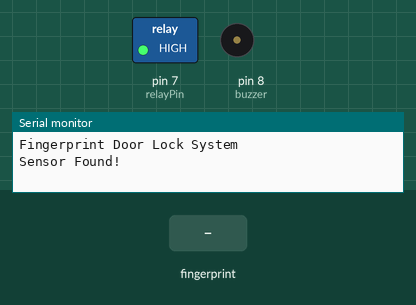
Bench run of a sketch on a simulated Arduino Uno, built with avr-gcc and run on an emulated ATmega328P. On the bench: switched loads named in the sketch (green lamp = pin HIGH), buzzer (waves = sounding, pin HIGH), the last lines printed to the serial monitor. Inputs (shaded band) come from the test bench.

Above: at 2.2 s.
2.3 s: finger stored as number 1 placed on the sensor
At 4.0 s:
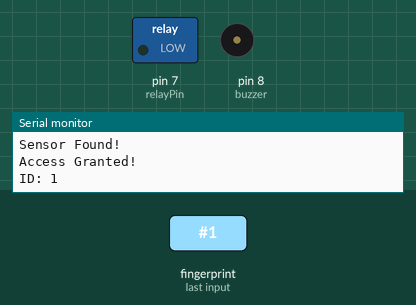
Timing chart, 0 to 9.2 s (numbered marks = the images above; inputs shaded):
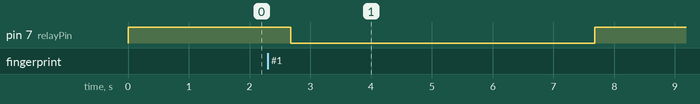

Measured:
- after the input at 2.3 s, pin 7 (relayPin): HIGH → LOW after 0.38 s, → HIGH 5.0 s later

The sketch:

Fingerprint.ino
```cpp
#include <Adafruit_Fingerprint.h>
#include <SoftwareSerial.h>

SoftwareSerial mySerial(2, 3); // RX, TX

Adafruit_Fingerprint finger = Adafruit_Fingerprint(&mySerial);

int relayPin = 7;
int buzzer = 8;

void setup() {
  Serial.begin(9600);
  mySerial.begin(57600);

  pinMode(relayPin, OUTPUT);
  pinMode(buzzer, OUTPUT);

  digitalWrite(relayPin, HIGH); // lock closed

  Serial.println("Fingerprint Door Lock System");

  finger.begin(57600);

  if (finger.verifyPassword()) {
    Serial.println("Sensor Found!");
  } else {
    Serial.println("Sensor Not Found :(");
    while (1);
  }
}

void loop() {
  getFingerprintID();
  delay(50);
}

uint8_t getFingerprintID() {
  uint8_t p = finger.getImage();
  if (p != FINGERPRINT_OK) return p;

  p = finger.image2Tz();
  if (p != FINGERPRINT_OK) return p;

  p = finger.fingerFastSearch();
  if (p != FINGERPRINT_OK) {
    Serial.println("Access Denied");
    digitalWrite(buzzer, HIGH);
    delay(1000);
    digitalWrite(buzzer, LOW);
    return p;
  }

  Serial.println("Access Granted!");
  Serial.print("ID: ");
  Serial.println(finger.fingerID);

  openDoor();
  return finger.fingerID;
}

void openDoor() {
  digitalWrite(relayPin, LOW);  // unlock
  delay(5000);                  // door open time
  digitalWrite(relayPin, HIGH); // lock again
}
```
